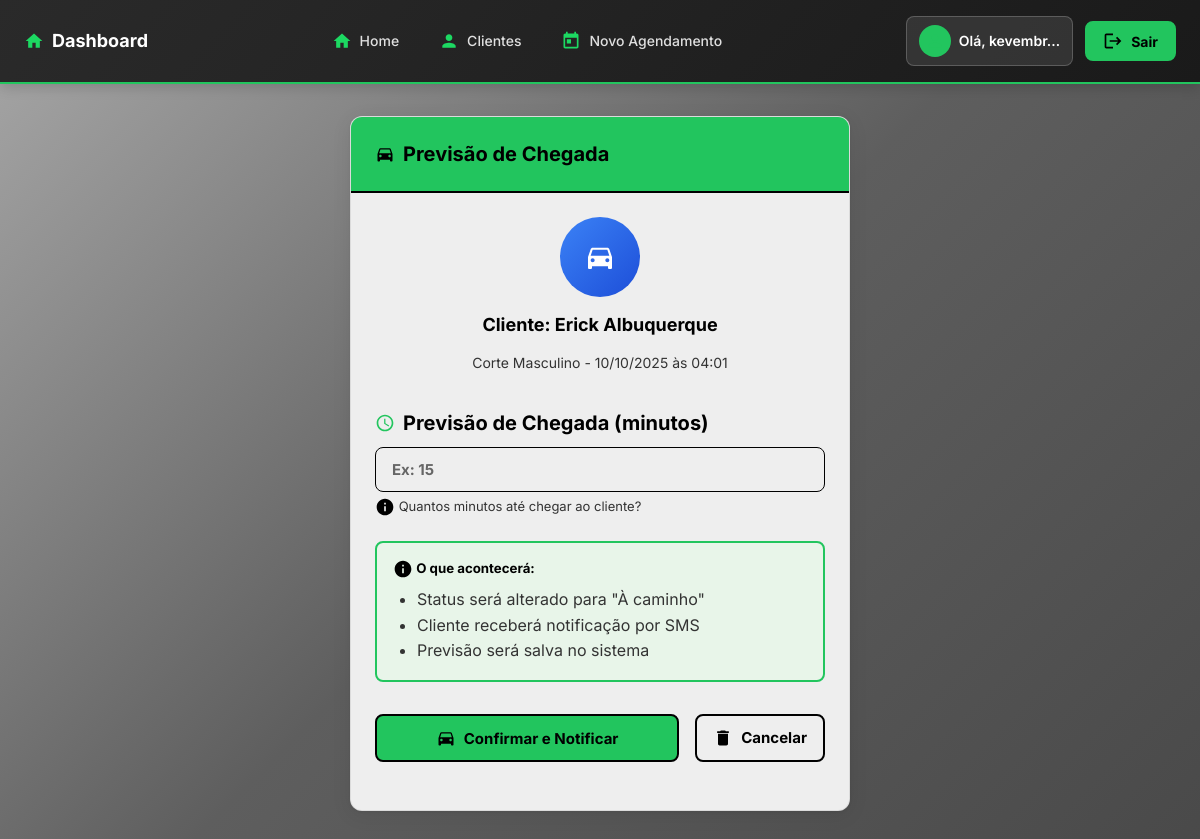
/agendar/a-caminho/27/ (signed in), run on the app's committed database.
### agendamentos/models.py (models this page shows, shortened)
class Agendamento(models.Model):
    STATUS_CHOICES = [
        ('confirmado', 'Pendente'),
        ('a_caminho', 'À caminho'),
        ('concluido', 'Concluído'),
        ('cancelado', 'Cancelado'),
    ]
    cliente = models.ForeignKey(Cliente, on_delete=models.SET_NULL, null=True, blank=True, related_name='agendamentos')
    servico = models.ForeignKey(Servico, on_delete=models.PROTECT)
    data = models.DateField()
    hora = models.TimeField()
    status = models.CharField(max_length=15, choices=STATUS_CHOICES, default='confirmado')
    observacoes = models.TextField(blank=True, null=True)
    previsao_chegada = models.IntegerField(blank=True, null=True, help_text="Previsão de chegada em minutos")
    criado_em = models.DateTimeField(auto_now_add=True)
    class Meta:
        ordering = ['-data', '-hora']

class Cliente(models.Model):
    nome = models.CharField(max_length=100)
    telefone = models.CharField(max_length=15, unique=True, blank=True, null=True)
    endereco = models.TextField(blank=True, null=True, help_text="Endereço completo do cliente")
    observacoes = models.TextField(blank=True, null=True)

class Servico(models.Model):
    nome = models.CharField(max_length=100)
    descricao = models.TextField(blank=True, null=True)
    duracao = models.IntegerField(help_text="Duração em minutos")
    preco = models.DecimalField(max_digits=6, decimal_places=2)
    ativo = models.BooleanField(default=True)

### agendamentos/views.py (the view)
# urls.py: path('agendar/a-caminho/<int:pk>/', views.on_the_way_agendamento, name='on_the_way_agendamento'),
@login_required
def on_the_way_agendamento(request, pk):
    agendamento = get_object_or_404(Agendamento, pk=pk)
    if request.method == 'POST':
        form = PrevisaoChegadaForm(request.POST)
        if form.is_valid():
            previsao_minutos = form.cleaned_data['previsao_minutos']
            agendamento.status = 'a_caminho'
            agendamento.previsao_chegada = previsao_minutos
            agendamento.save()
            success, message = NotificationService.notify_client_on_the_way(agendamento, previsao_minutos)
            if success:
                messages.success(request, f'Status alterado para "À caminho" e cliente notificado! Previsão: {previsao_minutos} minutos.')
            else:
                messages.warning(request, f'Status alterado para "À caminho", mas falha na notificação: {message}')
            return redirect('painel_barbeiro')
    else:
        form = PrevisaoChegadaForm()
    return render(request, 'agendamentos/previsao_chegada.html', {
        'agendamento': agendamento,
        'form': form
    })

### agendamentos/forms.py
class PrevisaoChegadaForm(forms.Form):
    previsao_minutos = forms.IntegerField(
        label="Previsão de Chegada (minutos)",
        min_value=1,
        max_value=180,
        widget=forms.NumberInput(attrs={
            'class': 'form-control',
            'placeholder': 'Ex: 15',
            'min': '1',
            'max': '180'
        }),
        help_text="Quantos minutos até chegar ao cliente?"
    )

### agendamentos/templates/agendamentos/previsao_chegada.html (shortened to what this page needs)
{% extends 'agendamentos/base.html' %}
{% block content %}
<div style="display: flex; justify-content: center; align-items: center; min-height: 60vh;">
    <div class="card" style="max-width: 500px; width: 100%;">
        <div class="card-header">
            <h3><span class="icon icon-on-the-way"></span>Previsão de Chegada</h3>
        </div>
        <div class="card-body">
            <div style="text-align: center; margin-bottom: 2rem;">
                <div style="width: 80px; height: 80px; margin: 0 auto 1rem; background: linear-gradient(135deg, #3B82F6 0%, #1D4ED8 100%); border-radius: 50%; display: flex; align-items: center; justify-content: center;">
                    <span class="icon icon-on-the-way icon-xl" style="filter: brightness(0) invert(1);"></span>
                </div>
                <h4>Cliente: {{ agendamento.cliente.nome }}</h4>
                <p class="text-muted">{{ agendamento.servico.nome }} - {{ agendamento.data|date:"d/m/Y" }} às {{ agendamento.hora|time:"H:i" }}</p>
            </div>
            <form method="post">
                <div class="form-group">
                    <label for="{{ form.previsao_minutos.id_for_label }}">
                        <span class="icon icon-time"></span>{{ form.previsao_minutos.label }}
                    </label>
                    {{ form.previsao_minutos }}
                    <small class="form-text text-muted">
                        <span class="icon icon-info"></span> {{ form.previsao_minutos.help_text }}
                    </small>
                </div>
                <div style="background: #E8F5E9; border: 2px solid var(--primary); border-radius: var(--radius-sm); padding: var(--spacing-lg); margin: var(--spacing-lg) 0;">
                    <h5 style="margin: 0 0 var(--spacing-sm) 0; color: var(--text-primary);">
                        <span class="icon icon-info"></span> O que acontecerá:
                    </h5>
                    <ul style="margin: 0; padding-left: 1.5rem; color: var(--text-secondary);">
                        <li>Status será alterado para "À caminho"</li>
                        <li>Cliente receberá notificação por SMS</li>
                        <li>Previsão será salva no sistema</li>
                    </ul>
                </div>
                <div class="form-group" style="display: flex; gap: 1rem; margin-top: 2rem;">
                    <button type="submit" class="btn btn-primary" style="flex: 1;">
                        <span class="icon icon-on-the-way"></span>Confirmar e Notificar
                    </button>
                    <a href="{% url 'painel_barbeiro' %}" class="btn btn-secondary">
                        <span class="icon icon-delete"></span>Cancelar
                    </a>
                </div>
            </form>
        </div>
    </div>
</div>
{% endblock %}

### agendamentos/templates/agendamentos/base.html (shortened to what this page needs)
{% load static %}
<!DOCTYPE html>
<html lang="pt-BR">
<head>
    <link rel="stylesheet" href="{% static 'agendamentos/style.css' %}">
</head>
<body>
    <header class="main-header">
        <div class="header-container">
            <div class="header-brand">
                <a href="{% url 'home' %}" class="brand-link">
                    <span class="icon icon-home brand-icon"></span>
                    <span class="brand-text">Dashboard</span>
                </a>
            </div>
            <nav class="header-nav">
                <ul class="nav-menu">
                    <li class="nav-item">
                        <a href="{% url 'home' %}" class="nav-link {% if request.resolver_match.url_name == 'painel_barbeiro' %}active{% endif %}">
                            <span class="icon icon-home"></span>
                            <span class="nav-text">Home</span>
                        </a>
                    </li>
                    {% if user.is_authenticated %}
                        <li class="nav-item">
                            <a href="{% url 'lista_clientes' %}" class="nav-link {% if request.resolver_match.url_name == 'lista_clientes' %}active{% endif %}">
                                <span class="icon icon-user"></span>
                                <span class="nav-text">Clientes</span>
                            </a>
                        </li>
                        <li class="nav-item">
                            <a href="{% url 'agendar' %}" class="nav-link {% if request.resolver_match.url_name == 'agendar' %}active{% endif %}">
                                <span class="icon icon-calendar"></span>
                                <span class="nav-text">Novo Agendamento</span>
                            </a>
                        </li>
                    {% endif %}
                </ul>
            </nav>
            <div class="header-actions">
                {% if user.is_authenticated %}
                    <div class="user-info">
                        <span class="user-avatar">
                            <span class="icon icon-user"></span>
                        </span>
                        <span class="user-name">Olá, {{ user.first_name|default:user.username|truncatechars:8 }}</span>
                    </div>
                    <form class="logout-form" action="{% url 'logout' %}" method="post">
                        <button type="submit" class="logout-btn">
                            <span class="icon icon-logout"></span>
                            <span class="logout-text">Sair</span>
                        </button>
                    </form>
                {% else %}
                    <a href="{% url 'login' %}" class="login-btn">
                        <span class="icon icon-lock"></span>
                        <span class="login-text">Entrar</span>
                    </a>
                {% endif %}
            </div>
        </div>
    </header>
    <div class="container">
        {% block content %}{% endblock %}
    </div>
</body>
</html>

### data on the page
Agendamento: cliente.nome "Erick Albuquerque", servico.nome "Corte Masculino", data "10/10/2025", hora "04:01"

### other printed values
{{ user.first_name|default:user.username|truncatechars:8 }} "kevembr…"
